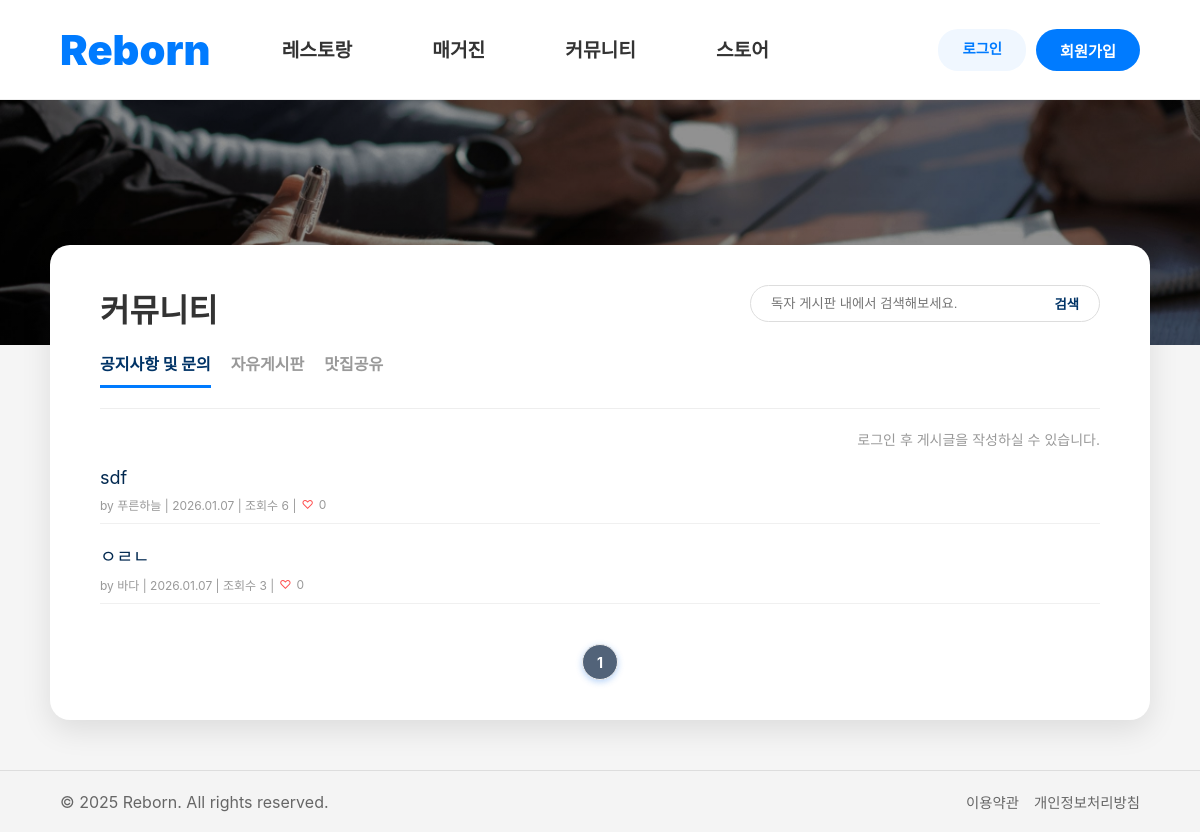
Screenshot of /board/noticelist/ with the database file from the repository.
### board/models.py (models this page shows, shortened)
class Post(models.Model):
    title = models.CharField(max_length=200)
    content = models.TextField()
    author = models.CharField(max_length=50, default='익명')
    created_at = models.DateTimeField(auto_now_add=True)
    views = models.PositiveIntegerField(default=0)
    likes = models.PositiveIntegerField(default=0)
    category = models.CharField(max_length=20, default='general')
    topic = models.CharField(max_length=20, null=True, blank=True)

### board/views.py (the view)
# urls.py: path('noticelist/', views.noticelist, name='noticelist'),
def noticelist(request):
    all_posts = Post.objects.filter(category='notice').order_by('-created_at')
    search_kw = request.GET.get('search', '') # name="search"로 보낸 값
    if search_kw:
        all_posts = all_posts.filter(
            Q(title__icontains=search_kw) | # 제목 검색
            Q(content__icontains=search_kw)   # 내용 검색도 추가하면 더 편리해요!
        ).distinct()
    paginator = Paginator(all_posts, 10) # 10개씩 자르기
    page_number = request.GET.get('page')
    page_obj = paginator.get_page(page_number)
    posts = paginator.get_page(page_number)
    return render(request, 'board/noticelist.html', {
        'posts': page_obj,      # HTML의 {% for post in posts %} 부분
        'search_kw': search_kw  # 검색창에 내가 쓴 글자를 유지시키기 위해 전달
    })

### board/templates/board/noticelist.html (shortened to what this page needs)
{% extends "base.html" %}
{% load static %} {% block css %}
<link rel='stylesheet' href="{% static 'css/noticelist.css' %}">
{% endblock css %}
{% block body %}
<div class="board-wrapper">
    <div class="top-hero"></div>
    <div class="main-container">
        <div class="board-header">
            <div class="header-left">
                <h1 class="title"> 커뮤니티</h1>
                <nav class="tab-menu">
                    <a href="{% url 'board:noticelist' %}" class="active">공지사항 및 문의</a>
                    <a href="/board/blist/" >자유게시판</a>
                    <a href="/board/map/" >맛집공유</a>
                </nav>
            </div>
            <div class="header-right">
                <form action="{% url 'board:blist' %}" method="GET" class="search-box">
                    <input type="text" name="search" value="{{ search_kw|default:'' }}" placeholder="독자 게시판 내에서 검색해보세요.">
                    <button type="submit">검색</button>
                </form>
            </div>
        </div>
        <div class="action-row" style="text-align: right; margin-top: 20px;">
            {% if request.session.login_user %}
                <a href="{% url 'board:nwrite' %}" class="btn-write" style="text-decoration: none; display: inline-block;">문의작성</a>
            {% else %}
                <p style="font-size: 14px; color: #999;">로그인 후 게시글을 작성하실 수 있습니다.</p>
            {% endif %}
        </div>
        <div class="post-list">
            {% for post in posts %}
            <div class="post-item {% if forloop.counter <= 2 %}notice{% endif %}">
                <a href="{% url 'board:bview' post.id %}" class="post-title">{{ post.title }}</a>
                <div class="post-meta">
                    by {{ post.author }} | {{ post.created_at|date:"Y.m.d" }} | 조회수 {{ post.views }}
                    | <span style="color: #ff4d4d;">{% if post.likes > 0 %}♥{% else %}♡{% endif %}</span>{{ post.likes }}
                </div>
            </div>
            {% empty %}
            <div class="no-post">등록된 게시글이 없습니다.</div>
            {% endfor %}
        </div>
        <div class="pagination">
            {% for num in posts.paginator.page_range %}
                <a href="?page={{ num }}" class="num {% if posts.number == num %}active{% endif %}">{{ num }}</a>
            {% endfor %}
        </div>
    </div>
</div>
{% endblock body %}

### static/css/common.css (style rules this page uses)
* { margin: 0; padding: 0; box-sizing: border-box; }
body { font-family: 'Pretendard', sans-serif; display: flex; flex-direction: column; min-height: 100vh; }
a { text-decoration: none; color: inherit; }

### static/css/noticelist.css (style rules this page uses)
body { margin: 0; padding: 0; background-color: #f5f5f5; font-family: 'Pretendard', -apple-system, sans-serif; color: #333; }
.top-hero { background-image: linear-gradient(rgba(0, 0, 0, 0.4), rgba(0, 0, 0, 0.4)), url('../images/common/back_community.jpg'); background-size: cover; background-position: center; background-repeat: no-repeat; height: 245px; width: 100%; }
.main-container { max-width: 1100px; margin: -100px auto 50px; background: #ffffff; border-radius: 20px; padding: 40px 50px; box-shadow: 0 10px 30px rgba(0,0,0,0.1); position: relative; z-index: 10; }
.board-header { display: flex; justify-content: space-between; border-bottom: 1px solid #eee; padding-bottom: 20px; }
.tab-menu { display: flex; gap: 20px; margin-top: 20px; }
.tab-menu a { text-decoration: none; color: #999; font-weight: bold; padding-bottom: 10px; }
.tab-menu a.active { color: #003366; border-bottom: 3px solid #007BFF; }
.search-box { border: 1px solid #ddd; border-radius: 30px; padding: 8px 20px; width: 350px; display: flex; }
.search-box input { border: none; flex: 1; outline: none; }
.search-box button { background: none; border: none; color: #003366; font-weight: bold; cursor: pointer; }
.post-item { padding: 10px 0; border-bottom: 1px solid #f0f0f0; }
.post-title { display: block; font-size: 18px; color: #333; text-decoration: none; margin: 8px 0; }
.notice .post-title { color: #022950; font-size: 18px; }
.post-meta { font-size: 12px; color: #999; margin-top: 5px; display: flex; align-items: center; gap: 5px; }
.post-meta span { display: inline-flex; align-items: center; }
.pagination { margin-top: 40px; display: flex; justify-content: center; gap: 8px; }
.pagination a { text-decoration: none; color: #5f6368; width: 36px; height: 36px; display: flex; align-items: center; justify-content: center; border-radius: 50%; font-size: 14px; transition: all 0.2s; }
.pagination a.active { background-color: #526379; color: white; font-weight: bold; box-shadow: 0 2px 6px rgba(26, 115, 232, 0.3); }
.num, .arrow { text-decoration: none; width: 35px; height: 35px; display: flex; align-items: center; justify-content: center; border: 1px solid #eee; color: #666; }
.num.active { background: #003366; color: #fff; }

### rows the page displays
Post: title "sdf", author "푸른하늘", created_at "2026.01.07", views "6", likes "0"
Post: title "ㅇㄹㄴ", author "바다", created_at "2026.01.07", views "3", likes "0"

### other values shown
{{ num }} "1"
